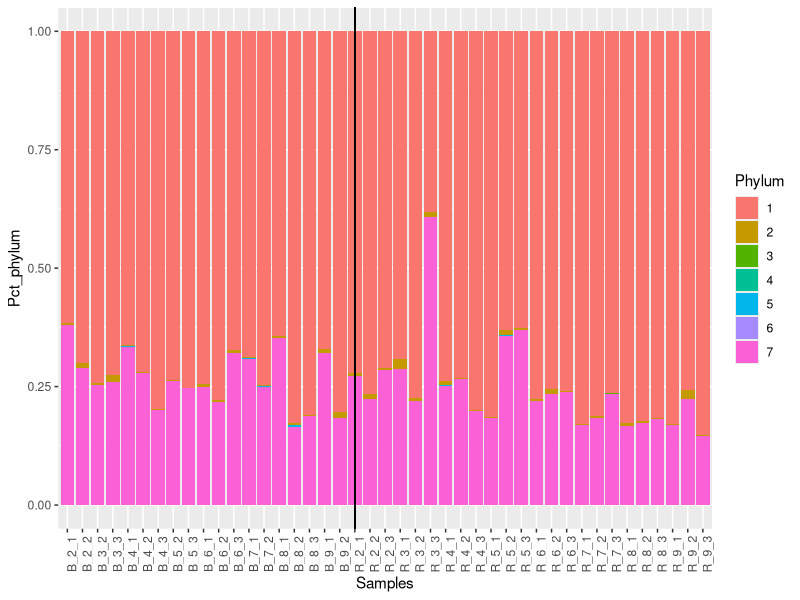
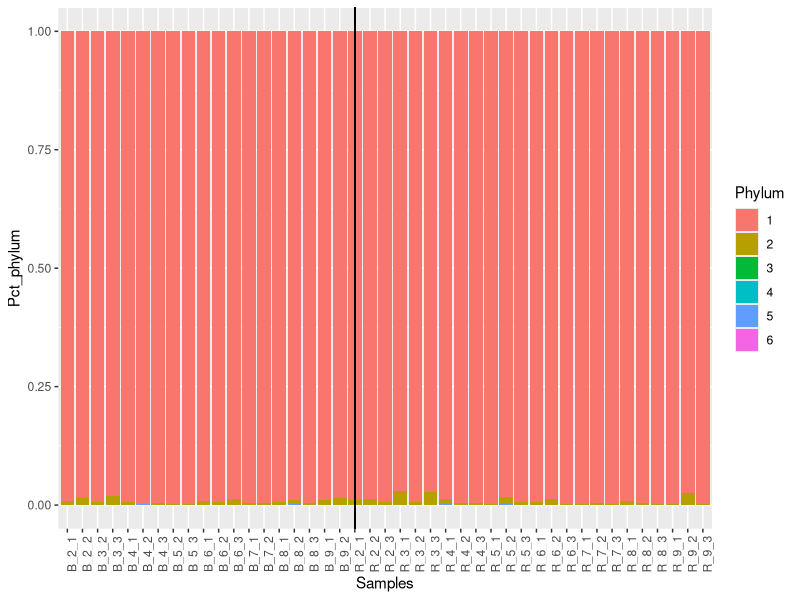
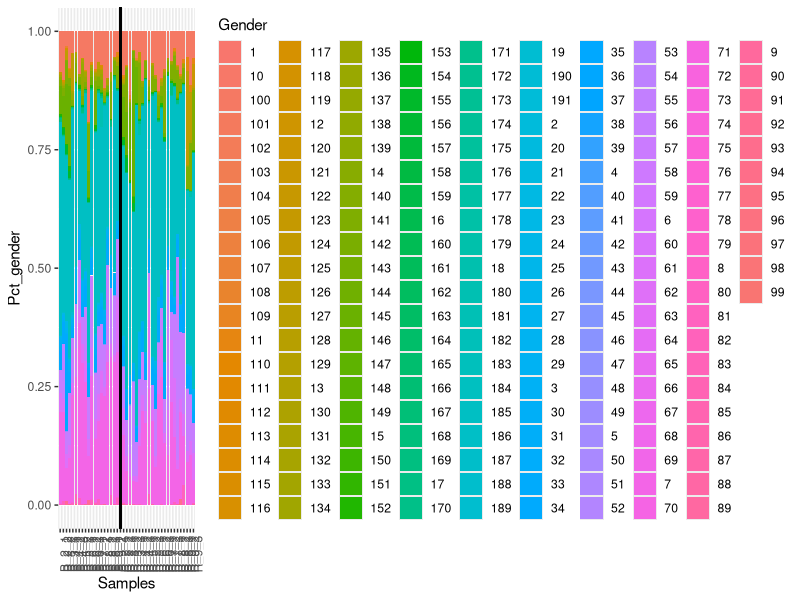
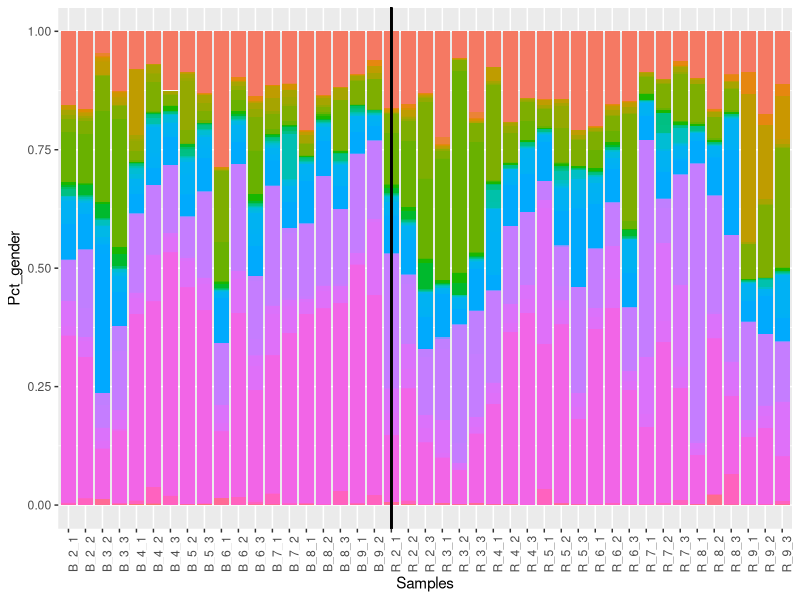

These figures' R source, in order:
## ---- chunk 1
knitr::opts_chunk$set(echo = TRUE)
library(purrr)
library(openxlsx)
library(ggplot2)
library(tidyverse)
## ---- chunk 2

(df <- as.data.frame(read.xlsx("ITS2_rarefied_table.xlsx")))
# Tidy the names from the imported table (no spaces, no number in Phylum and Gender columns)
df$Phylum <- gsub(" ","", df$Phylum)
df$Gender <- gsub(" ","", df$Gender)
df$Gender <- gsub("\\d","", df$Gender)
df$Gender <- gsub("([[:punct:]]\\d)","", df$Gender)

## DATA SET TO USE

df_phylum <- na.omit(df[,-c(1,3:7)])
ad0 <- as.vector(NULL)
for (s in 2:ncol(df_phylum)) {
   ad <- tapply(df_phylum[,s], as.factor(df_phylum$Phylum), sum)*100 / sum(df_phylum[,s])
   ad0 <- cbind(ad0,ad)
}
colnames(ad0)<-names(df_phylum)[2:ncol(df_phylum)]

## Verification
colSums(ad0)

#Selecting the samples colums only
ad0_w_unident <- as_tibble(ad0, rownames = NA)
ad0_w_unident <- select(ad0_w_unident,starts_with("B"), starts_with("R"))
## ---- chunk 3

#We remove the lines with an unidentified phylum
df_phylum_no_unident <- filter(df_phylum, Phylum != "unidentified")

#We calculate the percentages without the unidentifed phylums
ad0_no_unident <- as.vector(NULL)
for (s in 2:ncol(df_phylum_no_unident)) {
   ad_no_unident <- tapply(df_phylum_no_unident[,s], as.factor(df_phylum_no_unident$Phylum), sum)*100 / sum(df_phylum_no_unident[,s])
   ad0_no_unident <- cbind(ad0_no_unident,ad_no_unident)
}
colnames(ad0_no_unident)<-names(df_phylum_no_unident)[2:ncol(df_phylum_no_unident)]

## Verification
colSums(ad0_no_unident)

#Selecting the samples colums only
ad0_no_unident <- as_tibble(ad0_no_unident, rownames = NA)
ad0_no_unident <- select(ad0_no_unident,starts_with("B"), starts_with("R"))

## ---- chunk 4

# Create a phylum column so that we can plot it
ad0_w_unident <- mutate(ad0_w_unident, Phylum = rownames(ad0_w_unident)) %>% 
  select(Phylum, everything())

#Tidy your dataset 
ad0_w_unident <- pivot_longer(ad0_w_unident, cols= B_2_1:R_9_3, names_to = "Samples", values_to = "Pct_phylum")
 
# Stacked + percent
ggplot(data = ad0_w_unident, mapping = aes(x = Samples, y = Pct_phylum, fill=Phylum )) + 
   geom_bar(position="fill", stat="identity") +
   geom_vline(aes(intercept = Samples, xintercept = "R_2_1")) +
   theme(axis.text.x = element_text(angle=90))
## ---- chunk 5

# Create a phylum column so that we can plot it
ad0_no_unident <- mutate(ad0_no_unident, Phylum = rownames(ad0_no_unident)) %>% 
  select(Phylum, everything())

#Tidy your dataset 
ad0_no_unident <- pivot_longer(ad0_no_unident, cols= B_2_1:R_9_3, names_to = "Samples", values_to = "Pct_phylum")
 
# Stacked + percent
ggplot(data = ad0_no_unident, mapping = aes(x = Samples, y = Pct_phylum, fill=Phylum )) + 
   geom_bar(position="fill", stat="identity") +
   geom_vline(aes(intercept = Samples, xintercept = "R_2_1")) +
   theme(axis.text.x = element_text(angle=90))

## ---- chunk 6

df_gender <- na.omit(df[,-c(1:5,7)])
ad1 <-as.vector(NULL)
for (s in 2:ncol(df_gender)) {
   ad <- tapply(df_gender[,s], as.factor(df_gender$Gender), sum)*100 / sum(df_gender[,s])
   ad1 <-cbind(ad1,ad)
}
colnames(ad1)<-names(df_gender)[2:ncol(df_gender)]

## Verification
colSums(ad1)

#Selecting the samples colums only
ad1_w_unident <- as_tibble(ad1, rownames = NA)
ad1_w_unident <- select(ad1_w_unident,starts_with("B"), starts_with("R"))

## ---- chunk 7

#We remove the lines with an unidentified phylum
df_gender_no_unident <- filter(df_gender, Gender != "unidentified")

#We calculate the percentages without the unidentifed phylums
ad1_no_unident <- as.vector(NULL)
for (s in 2:ncol(df_gender_no_unident)) {
   ad_no_unident <- tapply(df_gender_no_unident[,s], as.factor(df_gender_no_unident$Gender), sum)*100 / sum(df_gender_no_unident[,s])
   ad1_no_unident <- cbind(ad1_no_unident,ad_no_unident)
}
colnames(ad1_no_unident)<-names(df_gender_no_unident)[2:ncol(df_gender_no_unident)]

## Verification
colSums(ad1_no_unident)

#Selecting the samples colums only
ad1_no_unident <- as_tibble(ad1_no_unident, rownames = NA)
ad1_no_unident <- select(ad1_no_unident,starts_with("B"), starts_with("R"))
## ---- chunk 8

# Create a phylum column so that we can plot it
ad1_w_unident <- mutate(ad1_w_unident, Gender = rownames(ad1_w_unident)) %>% 
  select(Gender, everything())

#Tidy your dataset 
ad1_w_unident <- pivot_longer(ad1_w_unident, cols= B_2_1:R_9_3, names_to = "Samples", values_to = "Pct_gender")
 
# Stacked + percent
(ggplot(data = ad1_w_unident, mapping = aes(x = Samples, y = Pct_gender, fill=Gender )) + 
   geom_bar(position="fill", stat="identity") +
   geom_vline(aes(intercept = Samples, xintercept = "R_2_1")) +
   theme(axis.text.x = element_text(angle=90))
)
## ---- chunk 9
# Create a phylum column so that we can plot it
ad1_no_unident <- mutate(ad1_no_unident, Gender = rownames(ad1_no_unident)) %>% 
  select(Gender, everything())

#Tidy your dataset 
ad1_no_unident <- pivot_longer(ad1_no_unident, cols= B_2_1:R_9_3, names_to = "Samples", values_to = "Pct_gender")
 
# Stacked + percent
ggplot(data = ad1_no_unident, mapping = aes(x = Samples, y = Pct_gender, fill=Gender)) + 
   geom_bar(position="fill", stat="identity", show.legend = FALSE) +
   geom_vline(aes(intercept = Samples, xintercept = "R_2_1")) +
   theme(axis.text.x = element_text(angle=90))
